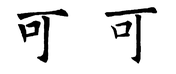
%> input picture ke/grayscale.png, 176 x 74 px, shrunk from 1077 x 451 before the run
$ octave imgcomparisonprocess.m   (GNU Octave 9; MATLAB toolbox functions it lacks are replaced by stand-ins)
%> lines starting %> are read from the running program, lines starting %| are printed output that depends on the picture; in (x1, y1, x2, y2) boxes, pixels count from 0 and x2, y2 are one past the last pixel; in counts of white or black regions, pixels touching at a corner belong together; the program's own positions count from 1
in = './ke/grayscale.png';
src_img = imread(in);
%> src_img is the input picture: size 74x176x3 uint8; min 0, max 255, mean 230.3

gray_img = rgb2gray(src_img);

% Add rectangles
gray_img = ~gray_img;
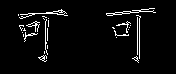
%> gray_img: size 74x176 logical; 4.3% white in thin lines or dots, all inside (x1, y1, x2, y2) = (18, 8, 156, 63)
[L, nm] = bwlabel(gray_img, 8);
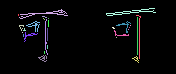
%> L: size 74x176 double; 29 distinct labels, from 0 to 28; one colour per label, 0 black
%> nm = 28
stats = regionprops(L, 'BoundingBox', 'Centroid', 'Area');
%> stats = 28 regions; largest, box (x1, y1, x2, y2), Area and Centroid: (106, 8, 156, 16) 99 [131.5 12.6], (19, 9, 68, 19) 96 [45.5 14.3], (136, 15, 141, 59) 47 [139.9 36.1], (26, 21, 40, 32) 42 [35.1 26.2], (45, 19, 48, 55) 38 [46.3 37.8]

fprintf('stats len: %d \n', length(stats));
%| stats len: 28

% merge rectangles
bboxes = vertcat(stats.BoundingBox);
%> bboxes = 28 rows, first 8: [18.5 14.5 1 2; 19.5 9.5 49 10; 19.5 25.5 5 6; 22.5 32.5 1 1; 23.5 28.5 3 3; 23.5 34.5 1 3; 24.5 32.5 14 10; 26.5 21.5 14 11]

% Convert from the [x y width height] bounding box format to the [xmin ymin
% xmax ymax] format for convenience.
xmin = bboxes(:,1);
%> xmin = 28 values from 18.5 to 137.5
ymin = bboxes(:,2);
%> ymin = 28 values, max 56.5 at index 26, min 8.5 at index 18, mean 27.54
xmax = xmin + bboxes(:,3) - 1;
%> xmax = 28 values, max 155.5 at index 18, min 18.5 at index 1, mean 76.07
ymax = ymin + bboxes(:,4) - 1;
%> ymax = 28 values, max 62.5 at index 26, min 15.5 at index 1, mean 35.18

% Clip the bounding boxes to be within the image bounds
xmin = max(xmin, 1);
ymin = max(ymin, 1);
xmax = min(xmax, size(gray_img,2));
ymax = min(ymax, size(gray_img,1));

% Show the expanded bounding boxes
expandedBBoxes = [xmin ymin xmax-xmin+1 ymax-ymin+1];
%> expandedBBoxes has the same summary as bboxes

% Compute the overlap ratio
overlapRatio = bboxOverlapRatio(expandedBBoxes, expandedBBoxes);
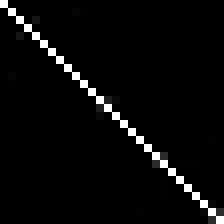
%> overlapRatio: size 28x28 double (shown 8 times larger); min 0, max 1, mean 0.0374

% Set the overlap ratio between a bounding box and itself to zero to
% simplify the graph representation.
n = size(overlapRatio,1);
%> n = 28
overlapRatio(1:n+1:n^2) = 0;

% Create the graph
%> (the run ends here)
